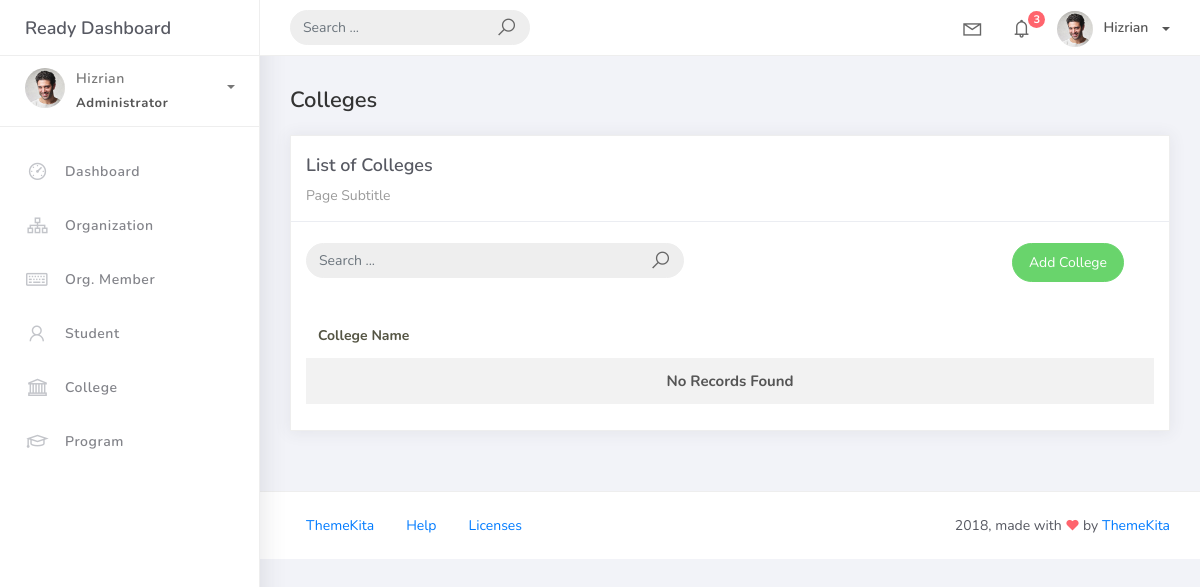
/college_list, run on an earlier commit of the app's database.
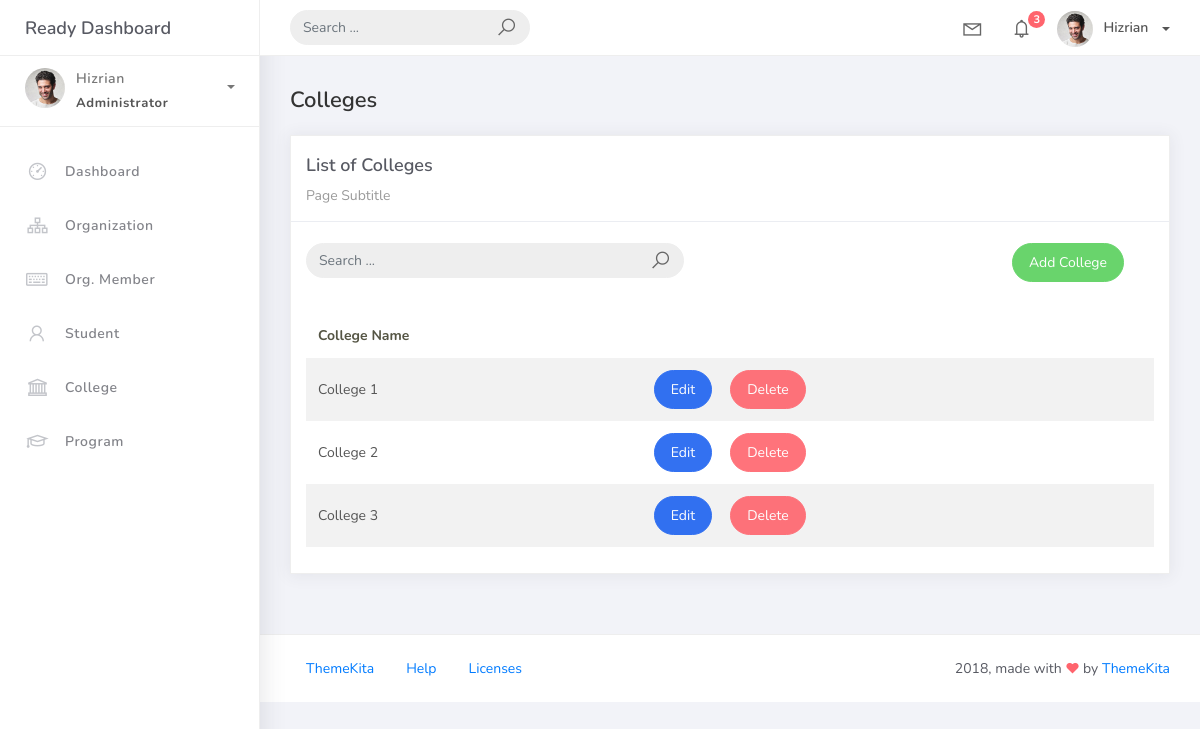
And on a later commit of the database.
### studentorg/models.py (models this page shows, shortened)
class BaseModel(models.Model):
    created_at = models.DateTimeField(auto_now_add=True, db_index=True)
    updated_at = models.DateTimeField(auto_now=True)
    class Meta:
        abstract = True

class College(BaseModel):
	college_name = models.CharField(max_length=150)

### studentorg/views.py (the view)
# urls.py: path('college_list', CollegeList.as_view(), name='college-list'),
class CollegeList(ListView):
    model = College
    context_object_name = 'college'
    template_name = 'college_list.html'
    paginate_by = 5

### templates/college_list.html (shortened to what this page needs)
{% extends 'base.html' %}
{% load static %}
{% block content %}
  <div class="content">
    <div class="container-fluid">
      <h4 class="page-title">Colleges</h4>
      <div class="row">
        <div class="col-md-12">
          <div class="card">
            <div class="card-header">
              <div class="card-title">List of Colleges</div>
              <div class="card-category">Page Subtitle</div>
            </div>
            <br />
                <div class="col-md-12 row">
                <div class="col-md-6">
                    <form class="navbar-left navbar-form nav-search mr-md-3" action="">
                    <div class="input-group">
                        <input type="text" placeholder="Search ..." class="form-control" />
                        <div class="input-group-append">
                        <span class="input-group-text">
                            <i class="la la-search search-icon"></i>
                        </span>
                        </div>
                    </div>
                    </form>
                </div>
                <div class="col-md-6">
                    <div class="pull-right">
                    <a href="{% url 'organization-add' %}" class="btn btn-success btn-rounded">Add College</a>
                    </div>
                </div>
                </div>
            <div class="card-body">
              <table class="table table-striped mt-3">
                <thead>
                  <tr>
                    <th scope="col">College Name</th>
                  </tr>
                </thead>
                <tbody>
                  {% for object in object_list %}
                    <tr>
                      <td>{{ object.college_name }}</td>
                      <td>
                        <a href="organization_list/{{ object.id }}" class="btn btn-primary btn-rounded">Edit</a>
                        <a href="organization_list/{{ object.id }}/delete" class="btn btn-danger btn-rounded">Delete</a>
                    </td>
                    </tr>
                    {% empty %}
                    <tr>
                      <td colspan="4" style="text-align: center">
                        <p class="text-sm font-weight-bold mb-0">No Records Found</p>
                      </td>
                    </tr>
                  {% endfor %}
                </tbody>
              </table>
            </div>
          </div>
        </div>
      </div>
    </div>
  </div>
{% endblock %}

What changed in the data, as far as the page shows it:
added College: college_name "College 1"
added College: college_name "College 2"
added College: college_name "College 3"
Also different on the page:
text no longer shown: "No Records Found"
